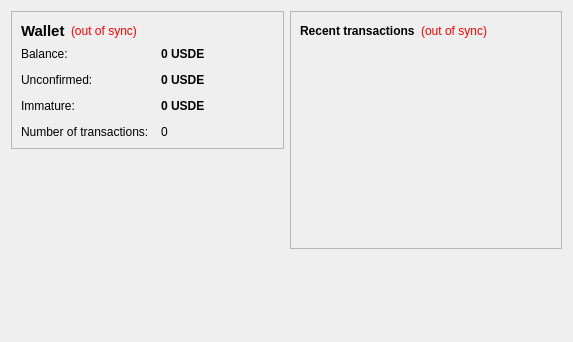
<?xml version="1.0" encoding="UTF-8"?>
<ui version="4.0">
 <class>OverviewPage</class>
 <widget class="QWidget" name="OverviewPage">
  <property name="geometry">
   <rect>
    <x>0</x>
    <y>0</y>
    <width>573</width>
    <height>342</height>
   </rect>
  </property>
  <property name="windowTitle">
   <string>Form</string>
  </property>
  <layout class="QHBoxLayout" name="horizontalLayout" stretch="1,1">
   <item>
    <layout class="QVBoxLayout" name="verticalLayout_2">
     <item>
      <widget class="QFrame" name="frame">
       <property name="frameShape">
        <enum>QFrame::StyledPanel</enum>
       </property>
       <property name="frameShadow">
        <enum>QFrame::Raised</enum>
       </property>
       <layout class="QVBoxLayout" name="verticalLayout_4">
        <item>
         <layout class="QHBoxLayout" name="horizontalLayout_4">
          <item>
           <widget class="QLabel" name="label_5">
            <property name="font">
             <font>
              <pointsize>11</pointsize>
              <weight>75</weight>
              <bold>true</bold>
             </font>
            </property>
            <property name="text">
             <string>Wallet</string>
            </property>
           </widget>
          </item>
          <item>
           <widget class="QLabel" name="labelWalletStatus">
            <property name="toolTip">
             <string>The displayed information may be out of date. Your wallet automatically synchronizes with the usde network after a connection is established, but this process has not completed yet.</string>
            </property>
            <property name="styleSheet">
             <string notr="true">QLabel { color: red; }</string>
            </property>
            <property name="text">
             <string notr="true">(out of sync)</string>
            </property>
            <property name="alignment">
             <set>Qt::AlignLeading|Qt::AlignLeft|Qt::AlignVCenter</set>
            </property>
           </widget>
          </item>
          <item>
           <spacer name="horizontalSpacer_2">
            <property name="orientation">
             <enum>Qt::Horizontal</enum>
            </property>
            <property name="sizeHint" stdset="0">
             <size>
              <width>40</width>
              <height>20</height>
             </size>
            </property>
           </spacer>
          </item>
         </layout>
        </item>
        <item>
         <layout class="QFormLayout" name="formLayout_2">
          <property name="fieldGrowthPolicy">
           <enum>QFormLayout::AllNonFixedFieldsGrow</enum>
          </property>
          <property name="horizontalSpacing">
           <number>12</number>
          </property>
          <property name="verticalSpacing">
           <number>12</number>
          </property>
          <item row="0" column="0">
           <widget class="QLabel" name="label">
            <property name="text">
             <string>Balance:</string>
            </property>
           </widget>
          </item>
          <item row="0" column="1">
           <widget class="QLabel" name="labelBalance">
            <property name="font">
             <font>
              <weight>75</weight>
              <bold>true</bold>
             </font>
            </property>
            <property name="cursor">
             <cursorShape>IBeamCursor</cursorShape>
            </property>
            <property name="toolTip">
             <string>Your current balance</string>
            </property>
            <property name="text">
             <string notr="true">0 USDE</string>
            </property>
            <property name="textInteractionFlags">
             <set>Qt::LinksAccessibleByMouse|Qt::TextSelectableByKeyboard|Qt::TextSelectableByMouse</set>
            </property>
           </widget>
          </item>
          <item row="1" column="0">
           <widget class="QLabel" name="label_3">
            <property name="text">
             <string>Unconfirmed:</string>
            </property>
           </widget>
          </item>
          <item row="1" column="1">
           <widget class="QLabel" name="labelUnconfirmed">
            <property name="font">
             <font>
              <weight>75</weight>
              <bold>true</bold>
             </font>
            </property>
            <property name="cursor">
             <cursorShape>IBeamCursor</cursorShape>
            </property>
            <property name="toolTip">
             <string>Total of transactions that have yet to be confirmed, and do not yet count toward the current balance</string>
            </property>
            <property name="text">
             <string notr="true">0 USDE</string>
            </property>
            <property name="textInteractionFlags">
             <set>Qt::LinksAccessibleByMouse|Qt::TextSelectableByKeyboard|Qt::TextSelectableByMouse</set>
            </property>
           </widget>
          </item>
          <item row="3" column="0">
           <widget class="QLabel" name="label_2">
            <property name="text">
             <string>Number of transactions:</string>
            </property>
           </widget>
          </item>
          <item row="3" column="1">
           <widget class="QLabel" name="labelNumTransactions">
            <property name="toolTip">
             <string>Total number of transactions in wallet</string>
            </property>
            <property name="text">
             <string notr="true">0</string>
            </property>
           </widget>
          </item>
          <item row="2" column="0">
           <widget class="QLabel" name="labelImmatureText">
            <property name="text">
             <string>Immature:</string>
            </property>
           </widget>
          </item>
          <item row="2" column="1">
           <widget class="QLabel" name="labelImmature">
            <property name="font">
             <font>
              <weight>75</weight>
              <bold>true</bold>
             </font>
            </property>
            <property name="toolTip">
             <string>Mined balance that has not yet matured</string>
            </property>
            <property name="text">
             <string notr="true">0 USDE</string>
            </property>
            <property name="textInteractionFlags">
             <set>Qt::LinksAccessibleByMouse|Qt::TextSelectableByKeyboard|Qt::TextSelectableByMouse</set>
            </property>
           </widget>
          </item>
         </layout>
        </item>
       </layout>
      </widget>
     </item>
     <item>
      <spacer name="verticalSpacer">
       <property name="orientation">
        <enum>Qt::Vertical</enum>
       </property>
       <property name="sizeHint" stdset="0">
        <size>
         <width>20</width>
         <height>40</height>
        </size>
       </property>
      </spacer>
     </item>
	   <item>
      <widget class="QLabel" name="label_6">
       <property name="text">
        <string/>
       </property>
       <property name="pixmap">
        <pixmap resource="../bitcoin.qrc">:/images/wallet_bgcoin</pixmap>
       </property>
       <property name="scaledContents">
        <bool>false</bool>
       </property>
       <property name="alignment">
        <set>Qt::AlignCenter</set>
       </property>
       <property name="margin">
        <number>-2</number>
       </property>
      </widget>
     </item>
    </layout>
   </item>
   <item>
    <layout class="QVBoxLayout" name="verticalLayout_3">
     <item>
      <widget class="QFrame" name="frame_2">
       <property name="frameShape">
        <enum>QFrame::StyledPanel</enum>
       </property>
       <property name="frameShadow">
        <enum>QFrame::Raised</enum>
       </property>
       <layout class="QVBoxLayout" name="verticalLayout">
        <item>
         <layout class="QHBoxLayout" name="horizontalLayout_2">
          <item>
           <widget class="QLabel" name="label_4">
            <property name="text">
             <string>&lt;b&gt;Recent transactions&lt;/b&gt;</string>
            </property>
           </widget>
          </item>
          <item>
           <widget class="QLabel" name="labelTransactionsStatus">
            <property name="toolTip">
             <string>The displayed information may be out of date. Your wallet automatically synchronizes with the usde network after a connection is established, but this process has not completed yet.</string>
            </property>
            <property name="styleSheet">
             <string notr="true">QLabel { color: red; }</string>
            </property>
            <property name="text">
             <string notr="true">(out of sync)</string>
            </property>
            <property name="alignment">
             <set>Qt::AlignRight|Qt::AlignTrailing|Qt::AlignVCenter</set>
            </property>
           </widget>
          </item>
          <item>
           <spacer name="horizontalSpacer">
            <property name="orientation">
             <enum>Qt::Horizontal</enum>
            </property>
            <property name="sizeHint" stdset="0">
             <size>
              <width>40</width>
              <height>20</height>
             </size>
            </property>
           </spacer>
          </item>
         </layout>
        </item>
        <item>
         <widget class="QListView" name="listTransactions">
          <property name="styleSheet">
           <string notr="true">QListView { background: transparent; }</string>
          </property>
          <property name="frameShape">
           <enum>QFrame::NoFrame</enum>
          </property>
          <property name="verticalScrollBarPolicy">
           <enum>Qt::ScrollBarAlwaysOff</enum>
          </property>
          <property name="horizontalScrollBarPolicy">
           <enum>Qt::ScrollBarAlwaysOff</enum>
          </property>
          <property name="selectionMode">
           <enum>QAbstractItemView::NoSelection</enum>
          </property>
         </widget>
        </item>
       </layout>
      </widget>
     </item>
     <item>
      <spacer name="verticalSpacer_2">
       <property name="orientation">
        <enum>Qt::Vertical</enum>
       </property>
       <property name="sizeHint" stdset="0">
        <size>
         <width>20</width>
         <height>40</height>
        </size>
       </property>
      </spacer>
     </item>
    </layout>
   </item>
  </layout>
 </widget>
 <resources/>
 <connections/>
</ui>
